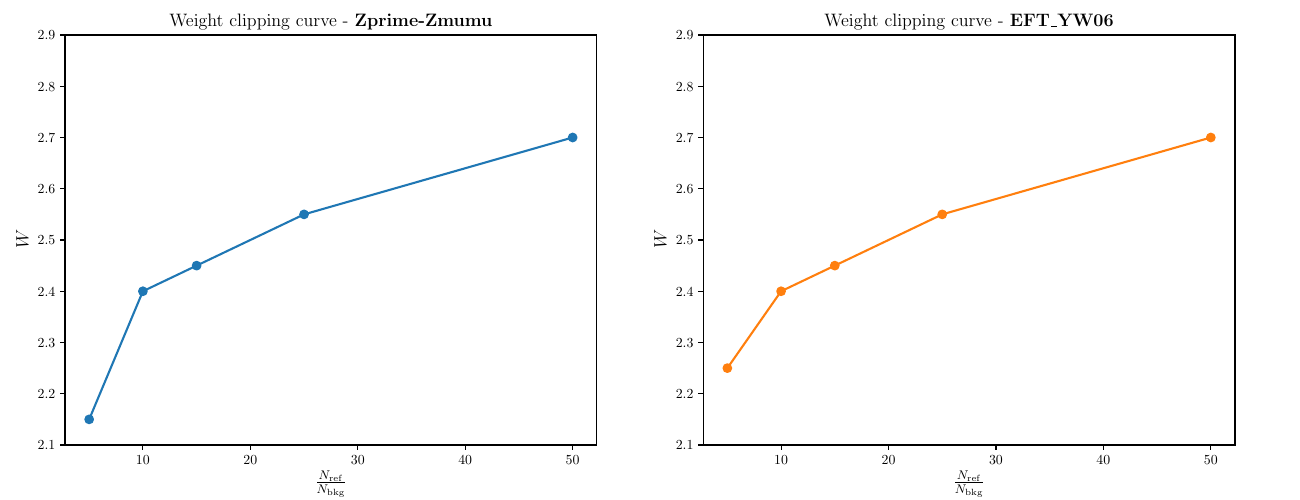

The script that saved this image:
import sys
import os
import h5py
import matplotlib.pyplot as plt
import numpy as np
from matplotlib import colors
from scipy.stats import chi2, chisquare
from scipy.special import erfinv

plt.rc('text', usetex=True)
plt.rc('font', family='serif')

fontsize=13
N_Bkg = 20

x_Zprime = [100, 200, 300, 500, 1000]
x_Zeft   = [100, 200, 300, 500, 1000]

y_Zprime = [2.15, 2.40, 2.45, 2.55, 2.70]
y_Zeft   = [2.25, 2.40, 2.45, 2.55, 2.70]

x_Zprime = np.array(x_Zprime)
x_Zeft   = np.array(x_Zeft)
y_Zprime = np.array(y_Zprime)
y_Zeft   = np.array(y_Zeft)

x_Zprime = x_Zprime / N_Bkg
x_Zeft   = x_Zeft / N_Bkg



fig=plt.figure(figsize=(13, 5))

plt.subplot(1,2,1)
plt.title('Weight clipping curve - \\textbf{Zprime-Zmumu}', fontsize=fontsize)
plt.xlabel('$\\frac{N_{\\mathrm{ref}}}{N_{\\mathrm{bkg}}}$', fontsize=fontsize)
plt.ylabel('$W$', fontsize=fontsize)
plt.ylim(2.1,2.9)
plt.plot(x_Zprime, y_Zprime, 'C0o-')

plt.subplot(1,2,2)
plt.title('Weight clipping curve - \\textbf{EFT\_YW06}', fontsize=fontsize)
plt.xlabel('$\\frac{N_{\\mathrm{ref}}}{N_{\\mathrm{bkg}}}$', fontsize=fontsize)
plt.ylabel('$W$', fontsize=fontsize)
plt.ylim(2.1,2.9)
plt.plot(x_Zeft, y_Zeft, 'C1o-')

plt.show()
fig.subplots_adjust(left = 0.05,right = 0.95,bottom = 0.11,top = 0.93)
fig.savefig('./Python/W_CLIP/W_CLIP_CURVE/w_clip_curve.pdf')
plt.clf()
fig.clf()
